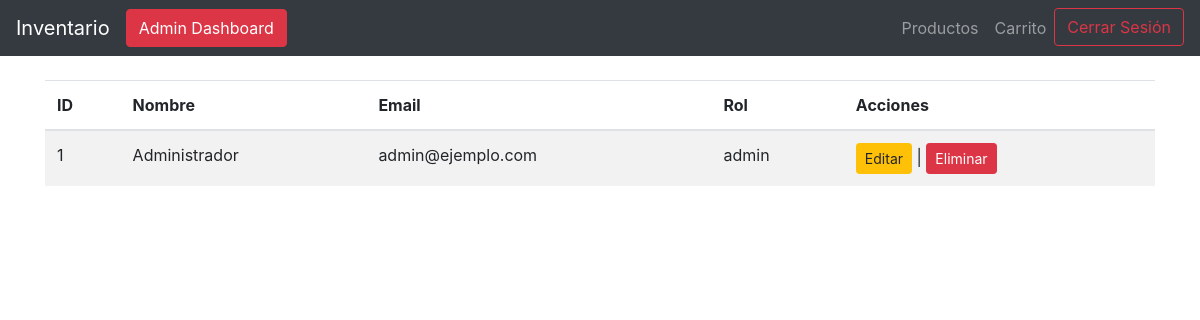
Before: /usuarios (signed in) with the older database file.
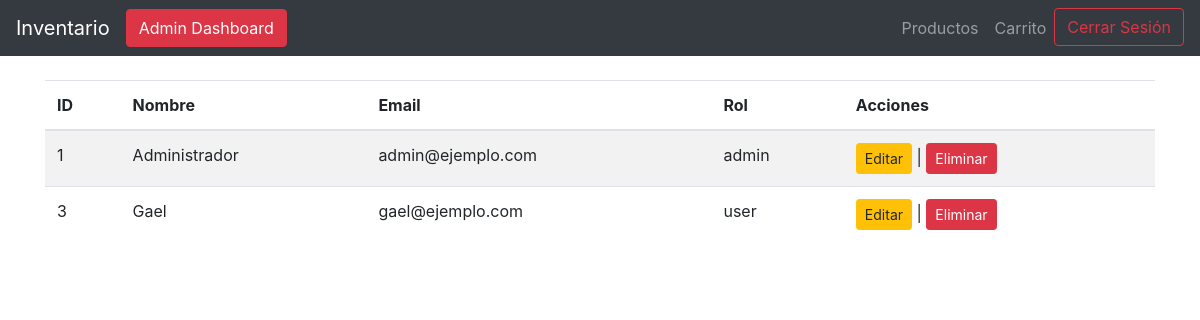
After: the same page with the newer database file.
### tables this page shows
CREATE TABLE usuarios (
                    usuario_id INTEGER PRIMARY KEY AUTOINCREMENT,
                    nombre TEXT NOT NULL,
                    email TEXT UNIQUE NOT NULL,
                    password TEXT NOT NULL,
                    rol TEXT NOT NULL DEFAULT 'usuario',
                    fecha_creacion TIMESTAMP DEFAULT CURRENT_TIMESTAMP
                );

### app.py (the view)
@app.route('/usuarios')
@login_required
def usuarios():
    if current_user.rol != 'admin':
        return redirect(url_for('index'))  # Redirigir si no es admin
    conn, cursor = connect_db()
    cursor.execute("SELECT * FROM usuarios")
    users = cursor.fetchall()
    conn.close()
    return render_template('usuarios.html', usuarios=users)

### app.py (called while the page is built)
@login_manager.user_loader
def load_user(user_id):
    conn, cursor = connect_db()
    cursor.execute("SELECT usuario_id, nombre, email, rol FROM usuarios WHERE usuario_id = ?", (user_id,))
    usuario = cursor.fetchone()
    return Usuario(id=usuario[0], nombre=usuario[1], email=usuario[2], rol=usuario[3]) if usuario else None

### database.py (called while the page is built)
def connect_db():
    conn = sqlite3.connect(DB_NAME)
    cursor = conn.cursor()
    return conn, cursor

### templates/usuarios.html
{% extends 'base.html' %}
{% block content %}
    {% if usuarios %}
        <table class="table table-striped">
          <thead>
            <tr>
              <th>ID</th>
              <th>Nombre</th>
              <th>Email</th>
              <th>Rol</th>
              <th>Acciones</th>
            </tr>
          </thead>
          <tbody>
            {% for usuario in usuarios %}
            <tr>
              <td>{{ usuario[0] }}</td>
              <td>{{ usuario[1] }}</td>
              <td>{{ usuario[2] }}</td>
              <td>{{ usuario[4] }}</td>
              <td>
                  {% if current_user.is_authenticated and current_user.rol == 'admin' %}
                    <a href="{{ url_for('editar_usuario', id=usuario[0]) }}" class="btn btn-warning btn-sm">Editar</a> |
                    <a href="{{ url_for('eliminar_usuario', id=usuario[0]) }}" class="btn btn-danger btn-sm">Eliminar</a>
                  {% endif %}
              </td>
            </tr>
            {% endfor %}
          </tbody>
        </table>
    {% else %}
        <p>No hay usuarios registrados.</p>
    {% endif %}
{% endblock %}

Changed rows visible on the page:
added usuarios: usuario_id "3", nombre "Gael", email "gael@ejemplo.com", rol "user"
